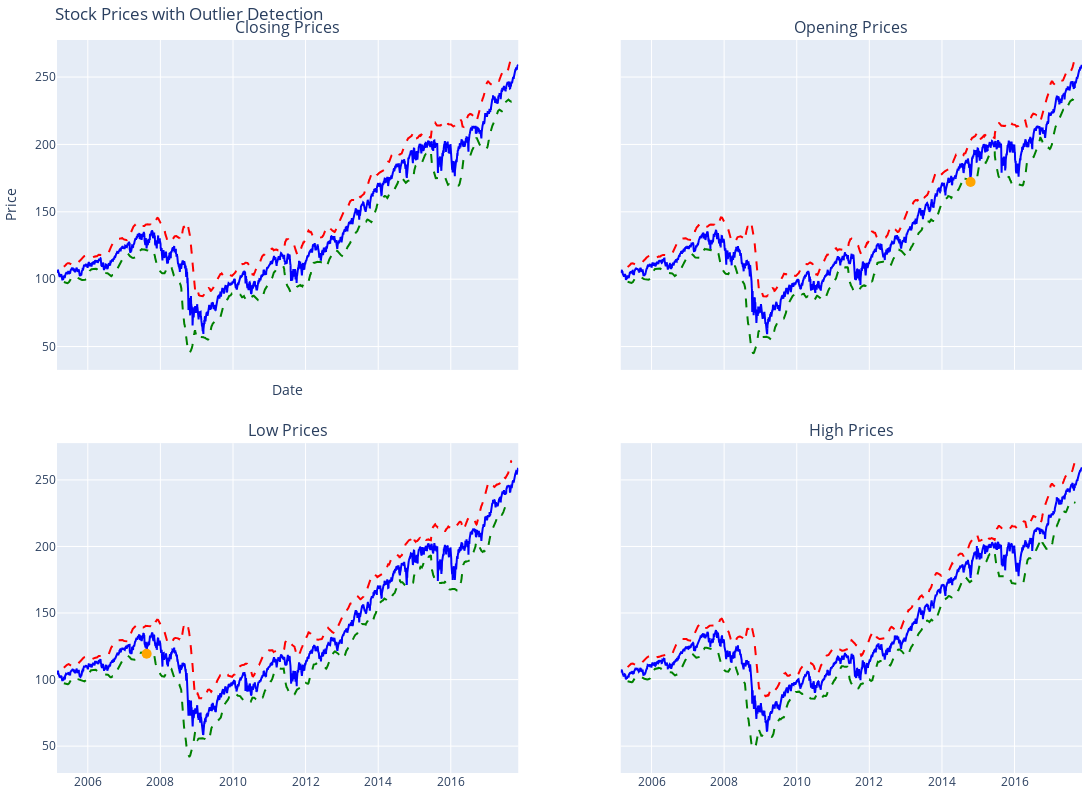

Notebook code for this chart:
### Markdown cell above
## Sliding window time series

### Code cell
import pandas as pd
import numpy as np
import plotly.graph_objects as go
from plotly.subplots import make_subplots

# Assuming df is your DataFrame with 'Date', 'Open', 'High', 'Low', and 'Close' prices

# Create a column for anomaly detection
close_column = df['Close']
open_column = df['Open']
low_column = df['Low']
high_column = df['High']

# Parameters for the sliding window
window_percentage = 3  # Percentage for the window size
k_close = int(len(close_column) * (window_percentage / 2 / 100))
k_open = int(len(open_column) * (window_percentage / 2 / 100))
k_low = int(len(low_column) * (window_percentage / 2 / 100))
k_high = int(len(high_column) * (window_percentage / 2 / 100))

N = len(close_column)

# Function to get upper and lower bands
def get_bands(data, k):
    bands = []
    for i in range(N):
        if i < k or i + k >= N:
            bands.append((np.nan, np.nan))  # Avoiding edge effects
            continue
        window_data = data[i-k:i+k]
        bands.append((np.mean(window_data) + 3 * np.std(window_data),
                      np.mean(window_data) - 3 * np.std(window_data)))
    return zip(*bands)

# Calculate bands for each price type
upper_close, lower_close = get_bands(close_column, k_close)
upper_open, lower_open = get_bands(open_column, k_open)
upper_low, lower_low = get_bands(low_column, k_low)
upper_high, lower_high = get_bands(high_column, k_high)

# Identify anomalies for each price type
anomalies_close = (close_column > upper_close) | (close_column < lower_close)
anomalies_open = (open_column > upper_open) | (open_column < lower_open)
anomalies_low = (low_column > upper_low) | (low_column < lower_low)
anomalies_high = (high_column > upper_high) | (high_column < lower_high)

# Add anomaly information to the DataFrame
df['Anomalies_Close'] = anomalies_close
df['Anomalies_Open'] = anomalies_open
df['Anomalies_Low'] = anomalies_low
df['Anomalies_High'] = anomalies_high

# Create 2x2 subplots with tighter spacing and equal dimensions
fig = make_subplots(
    rows=2, cols=2,
    subplot_titles=('Closing Prices', 'Opening Prices', 'Low Prices', 'High Prices'),
    vertical_spacing=0.1,  # Adjust vertical spacing
    horizontal_spacing=0.1,  # Adjust horizontal spacing
    shared_xaxes=True,
    shared_yaxes=True,
)

# Add traces for Closing Prices
fig.add_trace(go.Scatter(x=df['Date'], y=close_column, mode='lines', name='Close', line=dict(color='blue')),
              row=1, col=1)
fig.add_trace(go.Scatter(x=df['Date'], y=upper_close, mode='lines', name='Upper Band', line=dict(color='red', dash='dash')),
              row=1, col=1)
fig.add_trace(go.Scatter(x=df['Date'], y=lower_close, mode='lines', name='Lower Band', line=dict(color='green', dash='dash')),
              row=1, col=1)
fig.add_trace(go.Scatter(x=df[df['Anomalies_Close']]['Date'], 
                         y=df[df['Anomalies_Close']]['Close'], 
                         mode='markers', name='Anomalies', marker=dict(color='orange', size=10)),
              row=1, col=1)

# Add traces for Opening Prices
fig.add_trace(go.Scatter(x=df['Date'], y=open_column, mode='lines', name='Open', line=dict(color='blue')),
              row=1, col=2)
fig.add_trace(go.Scatter(x=df['Date'], y=upper_open, mode='lines', name='Upper Band', line=dict(color='red', dash='dash')),
              row=1, col=2)
fig.add_trace(go.Scatter(x=df['Date'], y=lower_open, mode='lines', name='Lower Band', line=dict(color='green', dash='dash')),
              row=1, col=2)
fig.add_trace(go.Scatter(x=df[df['Anomalies_Open']]['Date'], 
                         y=df[df['Anomalies_Open']]['Open'], 
                         mode='markers', name='Anomalies', marker=dict(color='orange', size=10)),
              row=1, col=2)

# Add traces for Low Prices
fig.add_trace(go.Scatter(x=df['Date'], y=low_column, mode='lines', name='Low', line=dict(color='blue')),
              row=2, col=1)
fig.add_trace(go.Scatter(x=df['Date'], y=upper_low, mode='lines', name='Upper Band', line=dict(color='red', dash='dash')),
              row=2, col=1)
fig.add_trace(go.Scatter(x=df['Date'], y=lower_low, mode='lines', name='Lower Band', line=dict(color='green', dash='dash')),
              row=2, col=1)
fig.add_trace(go.Scatter(x=df[df['Anomalies_Low']]['Date'], 
                         y=df[df['Anomalies_Low']]['Low'], 
                         mode='markers', name='Anomalies', marker=dict(color='orange', size=10)),
              row=2, col=1)

# Add traces for High Prices
fig.add_trace(go.Scatter(x=df['Date'], y=high_column, mode='lines', name='High', line=dict(color='blue')),
              row=2, col=2)
fig.add_trace(go.Scatter(x=df['Date'], y=upper_high, mode='lines', name='Upper Band', line=dict(color='red', dash='dash')),
              row=2, col=2)
fig.add_trace(go.Scatter(x=df['Date'], y=lower_high, mode='lines', name='Lower Band', line=dict(color='green', dash='dash')),
              row=2, col=2)
fig.add_trace(go.Scatter(x=df[df['Anomalies_High']]['Date'], 
                         y=df[df['Anomalies_High']]['High'], 
                         mode='markers', name='Anomalies', marker=dict(color='orange', size=10)),
              row=2, col=2)

# Update layout settings and set margins to ensure equal dimensions for all subplots
fig.update_layout(title='Stock Prices with Outlier Detection',
                  height=800,
                  width=1200,
                  showlegend=False,
                  margin=dict(l=10, r=10, t=40, b=20),
                  xaxis_title="Date",
                  yaxis_title="Price")

# Show the plot
fig.show()

### Figure 1 — Plotly figure (JSON) as saved in the notebook; plotly's stock layout.template omitted (floating-point values rounded to 4 significant figures; data arrays with more than 128 entries replaced by an {"elided": "..."} marker saying what was removed)
{"data": [{"line": {"color": "blue"}, "mode": "lines", "name": "Close", "type": "scatter", "x": {"elided": "3201 str values"}, "xaxis": "x", "y": {"elided": "3201 float values"}, "yaxis": "y"}, {"line": {"color": "red", "dash": "dash"}, "mode": "lines", "name": "Upper Band", "type": "scatter", "x": {"elided": "3201 str values"}, "xaxis": "x", "y": {"elided": "3201 float values"}, "yaxis": "y"}, {"line": {"color": "green", "dash": "dash"}, "mode": "lines", "name": "Lower Band", "type": "scatter", "x": {"elided": "3201 str values"}, "xaxis": "x", "y": {"elided": "3201 float values"}, "yaxis": "y"}, {"marker": {"color": "orange", "size": 10}, "mode": "markers", "name": "Anomalies", "type": "scatter", "x": [], "xaxis": "x", "y": [], "yaxis": "y"}, {"line": {"color": "blue"}, "mode": "lines", "name": "Open", "type": "scatter", "x": {"elided": "3201 str values"}, "xaxis": "x2", "y": {"elided": "3201 float values"}, "yaxis": "y2"}, {"line": {"color": "red", "dash": "dash"}, "mode": "lines", "name": "Upper Band", "type": "scatter", "x": {"elided": "3201 str values"}, "xaxis": "x2", "y": {"elided": "3201 float values"}, "yaxis": "y2"}, {"line": {"color": "green", "dash": "dash"}, "mode": "lines", "name": "Lower Band", "type": "scatter", "x": {"elided": "3201 str values"}, "xaxis": "x2", "y": {"elided": "3201 float values"}, "yaxis": "y2"}, {"marker": {"color": "orange", "size": 10}, "mode": "markers", "name": "Anomalies", "type": "scatter", "x": ["2014-10-16T00:00:00"], "xaxis": "x2", "y": [172.2], "yaxis": "y2"}, {"line": {"color": "blue"}, "mode": "lines", "name": "Low", "type": "scatter", "x": {"elided": "3201 str values"}, "xaxis": "x3", "y": {"elided": "3201 float values"}, "yaxis": "y3"}, {"line": {"color": "red", "dash": "dash"}, "mode": "lines", "name": "Upper Band", "type": "scatter", "x": {"elided": "3201 str values"}, "xaxis": "x3", "y": {"elided": "3201 float values"}, "yaxis": "y3"}, {"line": {"color": "green", "dash": "dash"}, "mode": "lines", "name": "Lower Band", "type": "scatter", "x": {"elided": "3201 str values"}, "xaxis": "x3", "y": {"elided": "3201 float values"}, "yaxis": "y3"}, {"marker": {"color": "orange", "size": 10}, "mode": "markers", "name": "Anomalies", "type": "scatter", "x": ["2007-08-16T00:00:00"], "xaxis": "x3", "y": [119.3], "yaxis": "y3"}, {"line": {"color": "blue"}, "mode": "lines", "name": "High", "type": "scatter", "x": {"elided": "3201 str values"}, "xaxis": "x4", "y": {"elided": "3201 float values"}, "yaxis": "y4"}, {"line": {"color": "red", "dash": "dash"}, "mode": "lines", "name": "Upper Band", "type": "scatter", "x": {"elided": "3201 str values"}, "xaxis": "x4", "y": {"elided": "3201 float values"}, "yaxis": "y4"}, {"line": {"color": "green", "dash": "dash"}, "mode": "lines", "name": "Lower Band", "type": "scatter", "x": {"elided": "3201 str values"}, "xaxis": "x4", "y": {"elided": "3201 float values"}, "yaxis": "y4"}, {"marker": {"color": "orange", "size": 10}, "mode": "markers", "name": "Anomalies", "type": "scatter", "x": [], "xaxis": "x4", "y": [], "yaxis": "y4"}], "layout": {"annotations": [{"font": {"size": 16}, "showarrow": false, "text": "Closing Prices", "x": 0.225, "xanchor": "center", "xref": "paper", "y": 1, "yanchor": "bottom", "yref": "paper"}, {"font": {"size": 16}, "showarrow": false, "text": "Opening Prices", "x": 0.775, "xanchor": "center", "xref": "paper", "y": 1, "yanchor": "bottom", "yref": "paper"}, {"font": {"size": 16}, "showarrow": false, "text": "Low Prices", "x": 0.225, "xanchor": "center", "xref": "paper", "y": 0.45, "yanchor": "bottom", "yref": "paper"}, {"font": {"size": 16}, "showarrow": false, "text": "High Prices", "x": 0.775, "xanchor": "center", "xref": "paper", "y": 0.45, "yanchor": "bottom", "yref": "paper"}], "height": 800, "margin": {"b": 20, "l": 10, "r": 10, "t": 40}, "showlegend": false, "title": {"text": "Stock Prices with Outlier Detection"}, "width": 1200, "xaxis": {"anchor": "y", "domain": [0, 0.45], "matches": "x3", "showticklabels": false, "title": {"text": "Date"}}, "xaxis2": {"anchor": "y2", "domain": [0.55, 1], "matches": "x4", "showticklabels": false}, "xaxis3": {"anchor": "y3", "domain": [0, 0.45]}, "xaxis4": {"anchor": "y4", "domain": [0.55, 1]}, "yaxis": {"anchor": "x", "domain": [0.55, 1], "title": {"text": "Price"}}, "yaxis2": {"anchor": "x2", "domain": [0.55, 1], "matches": "y", "showticklabels": false}, "yaxis3": {"anchor": "x3", "domain": [0, 0.45]}, "yaxis4": {"anchor": "x4", "domain": [0, 0.45], "matches": "y3", "showticklabels": false}}}
